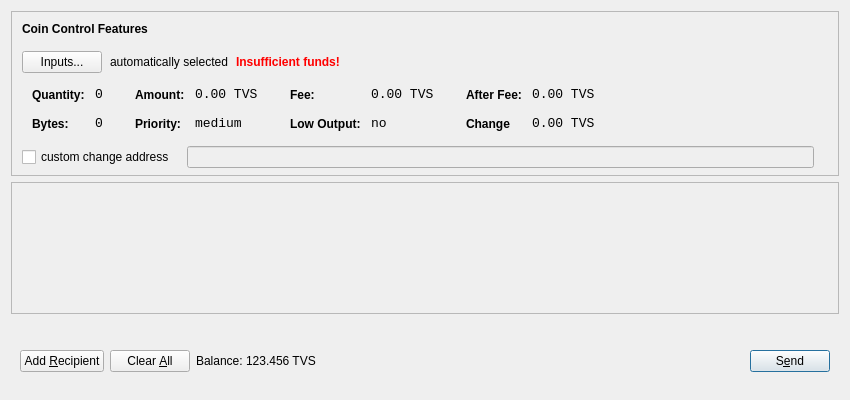
<?xml version="1.0" encoding="UTF-8"?>
<ui version="4.0">
 <class>SendCoinsDialog</class>
 <widget class="QDialog" name="SendCoinsDialog">
  <property name="geometry">
   <rect>
    <x>0</x>
    <y>0</y>
    <width>850</width>
    <height>400</height>
   </rect>
  </property>
  <property name="windowTitle">
   <string>Send Coins</string>
  </property>
  <layout class="QVBoxLayout" name="verticalLayout" stretch="0,1,0">
   <property name="bottomMargin">
    <number>8</number>
   </property>
   <item>
    <widget class="QFrame" name="frameCoinControl">
     <property name="sizePolicy">
      <sizepolicy hsizetype="Expanding" vsizetype="Expanding">
       <horstretch>0</horstretch>
       <verstretch>0</verstretch>
      </sizepolicy>
     </property>
     <property name="maximumSize">
      <size>
       <width>16777215</width>
       <height>16777215</height>
      </size>
     </property>
     <property name="frameShape">
      <enum>QFrame::StyledPanel</enum>
     </property>
     <property name="frameShadow">
      <enum>QFrame::Sunken</enum>
     </property>
     <layout class="QVBoxLayout" name="verticalLayoutCoinControl2">
      <property name="spacing">
       <number>6</number>
      </property>
      <property name="leftMargin">
       <number>0</number>
      </property>
      <property name="topMargin">
       <number>0</number>
      </property>
      <property name="rightMargin">
       <number>0</number>
      </property>
      <property name="bottomMargin">
       <number>6</number>
      </property>
      <item>
       <layout class="QVBoxLayout" name="verticalLayoutCoinControl" stretch="0,0,0,0,1">
        <property name="spacing">
         <number>0</number>
        </property>
        <property name="leftMargin">
         <number>10</number>
        </property>
        <property name="topMargin">
         <number>10</number>
        </property>
        <item>
         <layout class="QHBoxLayout" name="horizontalLayoutCoinControl1">
          <property name="bottomMargin">
           <number>15</number>
          </property>
          <item>
           <widget class="QLabel" name="labelCoinControlFeatures">
            <property name="sizePolicy">
             <sizepolicy hsizetype="Preferred" vsizetype="Maximum">
              <horstretch>0</horstretch>
              <verstretch>0</verstretch>
             </sizepolicy>
            </property>
            <property name="font">
             <font>
              <weight>75</weight>
              <bold>true</bold>
             </font>
            </property>
            <property name="styleSheet">
             <string notr="true">font-weight:bold;</string>
            </property>
            <property name="text">
             <string>Coin Control Features</string>
            </property>
           </widget>
          </item>
         </layout>
        </item>
        <item>
         <layout class="QHBoxLayout" name="horizontalLayoutCoinControl2" stretch="0,0,0,0">
          <property name="spacing">
           <number>8</number>
          </property>
          <property name="bottomMargin">
           <number>10</number>
          </property>
          <item>
           <widget class="QPushButton" name="pushButtonCoinControl">
            <property name="styleSheet">
             <string notr="true"/>
            </property>
            <property name="text">
             <string>Inputs...</string>
            </property>
           </widget>
          </item>
          <item>
           <widget class="QLabel" name="labelCoinControlAutomaticallySelected">
            <property name="text">
             <string>automatically selected</string>
            </property>
            <property name="margin">
             <number>5</number>
            </property>
           </widget>
          </item>
          <item>
           <widget class="QLabel" name="labelCoinControlInsuffFunds">
            <property name="font">
             <font>
              <weight>75</weight>
              <bold>true</bold>
             </font>
            </property>
            <property name="styleSheet">
             <string notr="true">color:red;font-weight:bold;</string>
            </property>
            <property name="text">
             <string>Insufficient funds!</string>
            </property>
            <property name="margin">
             <number>5</number>
            </property>
           </widget>
          </item>
          <item>
           <spacer name="horizontalSpacerCoinControl">
            <property name="orientation">
             <enum>Qt::Horizontal</enum>
            </property>
            <property name="sizeHint" stdset="0">
             <size>
              <width>40</width>
              <height>1</height>
             </size>
            </property>
           </spacer>
          </item>
         </layout>
        </item>
        <item>
         <widget class="QWidget" name="widgetCoinControl" native="true">
          <property name="sizePolicy">
           <sizepolicy hsizetype="Preferred" vsizetype="Preferred">
            <horstretch>0</horstretch>
            <verstretch>0</verstretch>
           </sizepolicy>
          </property>
          <property name="minimumSize">
           <size>
            <width>0</width>
            <height>0</height>
           </size>
          </property>
          <property name="styleSheet">
           <string notr="true"/>
          </property>
          <layout class="QHBoxLayout" name="horizontalLayoutCoinControl5">
           <property name="leftMargin">
            <number>0</number>
           </property>
           <property name="topMargin">
            <number>0</number>
           </property>
           <property name="rightMargin">
            <number>0</number>
           </property>
           <property name="bottomMargin">
            <number>0</number>
           </property>
           <item>
            <layout class="QHBoxLayout" name="horizontalLayoutCoinControl3" stretch="0,0,0,1">
             <property name="spacing">
              <number>20</number>
             </property>
             <property name="topMargin">
              <number>0</number>
             </property>
             <property name="bottomMargin">
              <number>10</number>
             </property>
             <item>
              <layout class="QFormLayout" name="formLayoutCoinControl1">
               <property name="horizontalSpacing">
                <number>10</number>
               </property>
               <property name="verticalSpacing">
                <number>14</number>
               </property>
               <property name="leftMargin">
                <number>10</number>
               </property>
               <property name="topMargin">
                <number>4</number>
               </property>
               <property name="rightMargin">
                <number>6</number>
               </property>
               <item row="0" column="0">
                <widget class="QLabel" name="labelCoinControlQuantityText">
                 <property name="styleSheet">
                  <string notr="true">font-weight:bold;</string>
                 </property>
                 <property name="text">
                  <string>Quantity:</string>
                 </property>
                 <property name="margin">
                  <number>0</number>
                 </property>
                </widget>
               </item>
               <item row="0" column="1">
                <widget class="QLabel" name="labelCoinControlQuantity">
                 <property name="font">
                  <font>
                   <family>Monospace</family>
                   <pointsize>10</pointsize>
                  </font>
                 </property>
                 <property name="cursor">
                  <cursorShape>IBeamCursor</cursorShape>
                 </property>
                 <property name="contextMenuPolicy">
                  <enum>Qt::ActionsContextMenu</enum>
                 </property>
                 <property name="text">
                  <string>0</string>
                 </property>
                 <property name="margin">
                  <number>0</number>
                 </property>
                 <property name="textInteractionFlags">
                  <set>Qt::LinksAccessibleByMouse|Qt::TextSelectableByKeyboard|Qt::TextSelectableByMouse</set>
                 </property>
                </widget>
               </item>
               <item row="1" column="0">
                <widget class="QLabel" name="labelCoinControlBytesText">
                 <property name="styleSheet">
                  <string notr="true">font-weight:bold;</string>
                 </property>
                 <property name="text">
                  <string>Bytes:</string>
                 </property>
                </widget>
               </item>
               <item row="1" column="1">
                <widget class="QLabel" name="labelCoinControlBytes">
                 <property name="font">
                  <font>
                   <family>Monospace</family>
                   <pointsize>10</pointsize>
                  </font>
                 </property>
                 <property name="cursor">
                  <cursorShape>IBeamCursor</cursorShape>
                 </property>
                 <property name="contextMenuPolicy">
                  <enum>Qt::ActionsContextMenu</enum>
                 </property>
                 <property name="text">
                  <string>0</string>
                 </property>
                 <property name="textInteractionFlags">
                  <set>Qt::LinksAccessibleByMouse|Qt::TextSelectableByKeyboard|Qt::TextSelectableByMouse</set>
                 </property>
                </widget>
               </item>
              </layout>
             </item>
             <item>
              <layout class="QFormLayout" name="formLayoutCoinControl2">
               <property name="horizontalSpacing">
                <number>10</number>
               </property>
               <property name="verticalSpacing">
                <number>14</number>
               </property>
               <property name="leftMargin">
                <number>6</number>
               </property>
               <property name="topMargin">
                <number>4</number>
               </property>
               <property name="rightMargin">
                <number>6</number>
               </property>
               <item row="0" column="0">
                <widget class="QLabel" name="labelCoinControlAmountText">
                 <property name="styleSheet">
                  <string notr="true">font-weight:bold;</string>
                 </property>
                 <property name="text">
                  <string>Amount:</string>
                 </property>
                 <property name="margin">
                  <number>0</number>
                 </property>
                </widget>
               </item>
               <item row="0" column="1">
                <widget class="QLabel" name="labelCoinControlAmount">
                 <property name="font">
                  <font>
                   <family>Monospace</family>
                   <pointsize>10</pointsize>
                  </font>
                 </property>
                 <property name="cursor">
                  <cursorShape>IBeamCursor</cursorShape>
                 </property>
                 <property name="contextMenuPolicy">
                  <enum>Qt::ActionsContextMenu</enum>
                 </property>
                 <property name="text">
                  <string>0.00 TVS</string>
                 </property>
                 <property name="textInteractionFlags">
                  <set>Qt::LinksAccessibleByMouse|Qt::TextSelectableByKeyboard|Qt::TextSelectableByMouse</set>
                 </property>
                </widget>
               </item>
               <item row="1" column="0">
                <widget class="QLabel" name="labelCoinControlPriorityText">
                 <property name="styleSheet">
                  <string notr="true">font-weight:bold;</string>
                 </property>
                 <property name="text">
                  <string>Priority:</string>
                 </property>
                </widget>
               </item>
               <item row="1" column="1">
                <widget class="QLabel" name="labelCoinControlPriority">
                 <property name="font">
                  <font>
                   <family>Monospace</family>
                   <pointsize>10</pointsize>
                  </font>
                 </property>
                 <property name="cursor">
                  <cursorShape>IBeamCursor</cursorShape>
                 </property>
                 <property name="contextMenuPolicy">
                  <enum>Qt::ActionsContextMenu</enum>
                 </property>
                 <property name="text">
                  <string>medium</string>
                 </property>
                 <property name="textInteractionFlags">
                  <set>Qt::LinksAccessibleByMouse|Qt::TextSelectableByKeyboard|Qt::TextSelectableByMouse</set>
                 </property>
                </widget>
               </item>
              </layout>
             </item>
             <item>
              <layout class="QFormLayout" name="formLayoutCoinControl3">
               <property name="horizontalSpacing">
                <number>10</number>
               </property>
               <property name="verticalSpacing">
                <number>14</number>
               </property>
               <property name="leftMargin">
                <number>6</number>
               </property>
               <property name="topMargin">
                <number>4</number>
               </property>
               <property name="rightMargin">
                <number>6</number>
               </property>
               <item row="0" column="0">
                <widget class="QLabel" name="labelCoinControlFeeText">
                 <property name="styleSheet">
                  <string notr="true">font-weight:bold;</string>
                 </property>
                 <property name="text">
                  <string>Fee:</string>
                 </property>
                 <property name="margin">
                  <number>0</number>
                 </property>
                </widget>
               </item>
               <item row="0" column="1">
                <widget class="QLabel" name="labelCoinControlFee">
                 <property name="font">
                  <font>
                   <family>Monospace</family>
                   <pointsize>10</pointsize>
                  </font>
                 </property>
                 <property name="cursor">
                  <cursorShape>IBeamCursor</cursorShape>
                 </property>
                 <property name="contextMenuPolicy">
                  <enum>Qt::ActionsContextMenu</enum>
                 </property>
                 <property name="text">
                  <string>0.00 TVS</string>
                 </property>
                 <property name="textInteractionFlags">
                  <set>Qt::LinksAccessibleByMouse|Qt::TextSelectableByKeyboard|Qt::TextSelectableByMouse</set>
                 </property>
                </widget>
               </item>
               <item row="1" column="0">
                <widget class="QLabel" name="labelCoinControlLowOutputText">
                 <property name="styleSheet">
                  <string notr="true">font-weight:bold;</string>
                 </property>
                 <property name="text">
                  <string>Low Output:</string>
                 </property>
                </widget>
               </item>
               <item row="1" column="1">
                <widget class="QLabel" name="labelCoinControlLowOutput">
                 <property name="font">
                  <font>
                   <family>Monospace</family>
                   <pointsize>10</pointsize>
                  </font>
                 </property>
                 <property name="cursor">
                  <cursorShape>IBeamCursor</cursorShape>
                 </property>
                 <property name="contextMenuPolicy">
                  <enum>Qt::ActionsContextMenu</enum>
                 </property>
                 <property name="text">
                  <string>no</string>
                 </property>
                 <property name="textInteractionFlags">
                  <set>Qt::LinksAccessibleByMouse|Qt::TextSelectableByKeyboard|Qt::TextSelectableByMouse</set>
                 </property>
                </widget>
               </item>
              </layout>
             </item>
             <item>
              <layout class="QFormLayout" name="formLayoutCoinControl4">
               <property name="horizontalSpacing">
                <number>10</number>
               </property>
               <property name="verticalSpacing">
                <number>14</number>
               </property>
               <property name="leftMargin">
                <number>6</number>
               </property>
               <property name="topMargin">
                <number>4</number>
               </property>
               <property name="rightMargin">
                <number>6</number>
               </property>
               <item row="0" column="0">
                <widget class="QLabel" name="labelCoinControlAfterFeeText">
                 <property name="styleSheet">
                  <string notr="true">font-weight:bold;</string>
                 </property>
                 <property name="text">
                  <string>After Fee:</string>
                 </property>
                 <property name="margin">
                  <number>0</number>
                 </property>
                </widget>
               </item>
               <item row="0" column="1">
                <widget class="QLabel" name="labelCoinControlAfterFee">
                 <property name="font">
                  <font>
                   <family>Monospace</family>
                   <pointsize>10</pointsize>
                  </font>
                 </property>
                 <property name="cursor">
                  <cursorShape>IBeamCursor</cursorShape>
                 </property>
                 <property name="contextMenuPolicy">
                  <enum>Qt::ActionsContextMenu</enum>
                 </property>
                 <property name="text">
                  <string>0.00 TVS</string>
                 </property>
                 <property name="textInteractionFlags">
                  <set>Qt::LinksAccessibleByMouse|Qt::TextSelectableByKeyboard|Qt::TextSelectableByMouse</set>
                 </property>
                </widget>
               </item>
               <item row="1" column="0">
                <widget class="QLabel" name="labelCoinControlChangeText">
                 <property name="styleSheet">
                  <string notr="true">font-weight:bold;</string>
                 </property>
                 <property name="text">
                  <string>Change</string>
                 </property>
                </widget>
               </item>
               <item row="1" column="1">
                <widget class="QLabel" name="labelCoinControlChange">
                 <property name="font">
                  <font>
                   <family>Monospace</family>
                   <pointsize>10</pointsize>
                  </font>
                 </property>
                 <property name="cursor">
                  <cursorShape>IBeamCursor</cursorShape>
                 </property>
                 <property name="contextMenuPolicy">
                  <enum>Qt::ActionsContextMenu</enum>
                 </property>
                 <property name="text">
                  <string>0.00 TVS</string>
                 </property>
                 <property name="textInteractionFlags">
                  <set>Qt::LinksAccessibleByMouse|Qt::TextSelectableByKeyboard|Qt::TextSelectableByMouse</set>
                 </property>
                </widget>
               </item>
              </layout>
             </item>
            </layout>
           </item>
          </layout>
         </widget>
        </item>
        <item>
         <layout class="QHBoxLayout" name="horizontalLayoutCoinControl4" stretch="0,0,0">
          <property name="spacing">
           <number>12</number>
          </property>
          <property name="sizeConstraint">
           <enum>QLayout::SetDefaultConstraint</enum>
          </property>
          <property name="topMargin">
           <number>5</number>
          </property>
          <property name="rightMargin">
           <number>5</number>
          </property>
          <item>
           <widget class="QCheckBox" name="checkBoxCoinControlChange">
            <property name="text">
             <string>custom change address</string>
            </property>
           </widget>
          </item>
          <item>
           <widget class="QLineEdit" name="lineEditCoinControlChange">
            <property name="enabled">
             <bool>false</bool>
            </property>
            <property name="sizePolicy">
             <sizepolicy hsizetype="Expanding" vsizetype="Fixed">
              <horstretch>0</horstretch>
              <verstretch>0</verstretch>
             </sizepolicy>
            </property>
           </widget>
          </item>
          <item>
           <widget class="QLabel" name="labelCoinControlChangeLabel">
            <property name="sizePolicy">
             <sizepolicy hsizetype="Preferred" vsizetype="Expanding">
              <horstretch>0</horstretch>
              <verstretch>0</verstretch>
             </sizepolicy>
            </property>
            <property name="minimumSize">
             <size>
              <width>0</width>
              <height>0</height>
             </size>
            </property>
            <property name="text">
             <string/>
            </property>
            <property name="margin">
             <number>3</number>
            </property>
           </widget>
          </item>
         </layout>
        </item>
        <item>
         <spacer name="verticalSpacerCoinControl">
          <property name="orientation">
           <enum>Qt::Vertical</enum>
          </property>
          <property name="sizeHint" stdset="0">
           <size>
            <width>800</width>
            <height>1</height>
           </size>
          </property>
         </spacer>
        </item>
       </layout>
      </item>
     </layout>
    </widget>
   </item>
   <item>
    <widget class="QScrollArea" name="scrollArea">
     <property name="widgetResizable">
      <bool>true</bool>
     </property>
     <widget class="QWidget" name="scrollAreaWidgetContents">
      <property name="geometry">
       <rect>
        <x>0</x>
        <y>0</y>
        <width>830</width>
        <height>104</height>
       </rect>
      </property>
      <layout class="QVBoxLayout" name="verticalLayout_2">
       <property name="leftMargin">
        <number>0</number>
       </property>
       <property name="topMargin">
        <number>0</number>
       </property>
       <property name="rightMargin">
        <number>0</number>
       </property>
       <property name="bottomMargin">
        <number>0</number>
       </property>
       <item>
        <layout class="QVBoxLayout" name="entries">
         <property name="spacing">
          <number>6</number>
         </property>
        </layout>
       </item>
       <item>
        <spacer name="verticalSpacer">
         <property name="orientation">
          <enum>Qt::Vertical</enum>
         </property>
         <property name="sizeHint" stdset="0">
          <size>
           <width>20</width>
           <height>40</height>
          </size>
         </property>
        </spacer>
       </item>
      </layout>
     </widget>
    </widget>
   </item>
   <item>
    <widget class="QWidget" name="buttonBar" native="true">
     <layout class="QHBoxLayout" name="horizontalLayout">
      <property name="leftMargin">
       <number>9</number>
      </property>
      <property name="topMargin">
       <number>30</number>
      </property>
      <property name="rightMargin">
       <number>9</number>
      </property>
      <property name="bottomMargin">
       <number>20</number>
      </property>
      <item>
       <widget class="QPushButton" name="addButton">
        <property name="maximumSize">
         <size>
          <width>136</width>
          <height>36</height>
         </size>
        </property>
        <property name="toolTip">
         <string>Send to multiple recipients at once</string>
        </property>
        <property name="text">
         <string>Add &amp;Recipient</string>
        </property>
        <property name="autoDefault">
         <bool>false</bool>
        </property>
       </widget>
      </item>
      <item>
       <widget class="QPushButton" name="clearButton">
        <property name="sizePolicy">
         <sizepolicy hsizetype="Minimum" vsizetype="Fixed">
          <horstretch>0</horstretch>
          <verstretch>0</verstretch>
         </sizepolicy>
        </property>
        <property name="maximumSize">
         <size>
          <width>100</width>
          <height>36</height>
         </size>
        </property>
        <property name="toolTip">
         <string>Remove all transaction fields</string>
        </property>
        <property name="text">
         <string>Clear &amp;All</string>
        </property>
        <property name="autoRepeatDelay">
         <number>300</number>
        </property>
        <property name="autoDefault">
         <bool>false</bool>
        </property>
       </widget>
      </item>
      <item>
       <layout class="QHBoxLayout" name="horizontalLayout_2">
        <property name="spacing">
         <number>3</number>
        </property>
        <item>
         <widget class="QLabel" name="label">
          <property name="sizePolicy">
           <sizepolicy hsizetype="Preferred" vsizetype="Fixed">
            <horstretch>0</horstretch>
            <verstretch>0</verstretch>
           </sizepolicy>
          </property>
          <property name="text">
           <string>Balance:</string>
          </property>
         </widget>
        </item>
        <item>
         <widget class="QLabel" name="labelBalance">
          <property name="sizePolicy">
           <sizepolicy hsizetype="Preferred" vsizetype="Fixed">
            <horstretch>0</horstretch>
            <verstretch>0</verstretch>
           </sizepolicy>
          </property>
          <property name="cursor">
           <cursorShape>IBeamCursor</cursorShape>
          </property>
          <property name="text">
           <string>123.456 TVS</string>
          </property>
          <property name="textInteractionFlags">
           <set>Qt::LinksAccessibleByMouse|Qt::TextSelectableByKeyboard|Qt::TextSelectableByMouse</set>
          </property>
         </widget>
        </item>
       </layout>
      </item>
      <item>
       <spacer name="horizontalSpacer">
        <property name="orientation">
         <enum>Qt::Horizontal</enum>
        </property>
        <property name="sizeHint" stdset="0">
         <size>
          <width>40</width>
          <height>20</height>
         </size>
        </property>
       </spacer>
      </item>
      <item>
       <widget class="QPushButton" name="sendButton">
        <property name="maximumSize">
         <size>
          <width>96</width>
          <height>36</height>
         </size>
        </property>
        <property name="toolTip">
         <string>Confirm the send action</string>
        </property>
        <property name="text">
         <string>S&amp;end</string>
        </property>
        <property name="default">
         <bool>true</bool>
        </property>
       </widget>
      </item>
     </layout>
    </widget>
   </item>
  </layout>
 </widget>
 <resources/>
 <connections/>
</ui>
